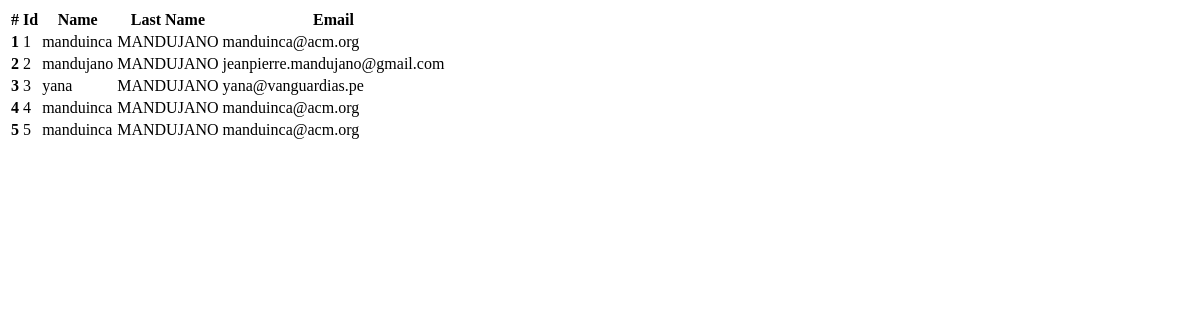
Page /test/devs-template/ on the earlier database version.
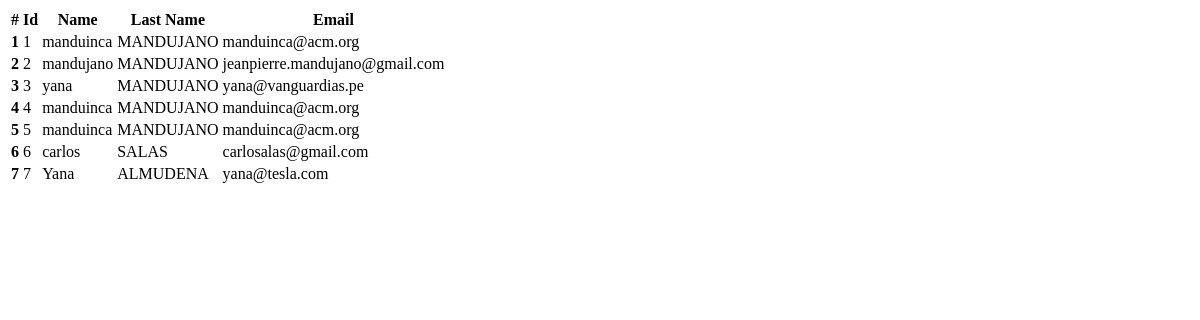
Same page on the later database version.
### apps/testapp/models.py (models this page shows, shortened)
class Developer(models.Model):
    name = models.CharField(
        max_length=50
    )
    lastname = models.CharField(
        max_length=50
    )
    email = models.EmailField(
        default=None
    )

### apps/testapp/views.py (the view)
def devs_template(request):
    devs = Developer.objects.all()
    context = {'devs': devs}
    return render(request, 'test/testapp.html', context)

### area51/templates/test/testapp.html (shortened to what this page needs)
<!DOCTYPE html>
<html lang="es">
<head>
</head>
<body>
    <div>
        <table>
            <thead>
                <tr>
                    <th>#</th>
                    <th>Id</th>
                    <th>Name</th>
                    <th>Last Name</th>
                    <th>Email</th>
                </tr>
            </thead>
            <tbody>
            {% for dev in devs %}
                <tr>
                    <th> {{ forloop.counter }} </th>
                    <td> {{ dev.id }} </td>
                    <td> {{ dev.name }} </td>
                    <td> {{ dev.lastname | upper }} </td>
                    <td> {{ dev.email }} </td>
                </tr>
            {% endfor %}
            </tbody>
        </table>
    </div>
</body>
</html>

Differences in the rows shown:
added Developer: id "6", name "carlos", lastname "SALAS", email "carlosalas@gmail.com"
added Developer: id "7", name "Yana", lastname "ALMUDENA", email "yana@tesla.com"
